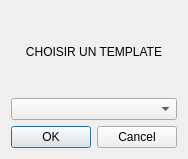
<?xml version="1.0" encoding="UTF-8"?>
<ui version="4.0">
    <class>Dialog</class>
    <widget class="QDialog" name="Dialog">
        <property name="geometry">
            <rect>
                <x>0</x>
                <y>0</y>
                <width>171</width>
                <height>159</height>
            </rect>
        </property>
        <property name="windowTitle">
            <string>Dialog</string>
        </property>
        <layout class="QGridLayout" name="gridLayout">
            <item row="0" column="0">
                <widget class="QLabel" name="label">
                    <property name="text">
                        <string>CHOISIR UN TEMPLATE</string>
                    </property>
                    <property name="scaledContents">
                        <bool>true</bool>
                    </property>
                    <property name="alignment">
                        <set>Qt::AlignCenter</set>
                    </property>
                    <property name="buddy">
                        <cstring>comboBox</cstring>
                    </property>
                </widget>
            </item>
            <item row="1" column="0">
                <widget class="QComboBox" name="comboBox"/>
            </item>
            <item row="2" column="0">
                <widget class="QDialogButtonBox" name="buttonBox">
                    <property name="layoutDirection">
                        <enum>Qt::LeftToRight</enum>
                    </property>
                    <property name="orientation">
                        <enum>Qt::Horizontal</enum>
                    </property>
                    <property name="standardButtons">
                        <set>QDialogButtonBox::Cancel|QDialogButtonBox::Ok</set>
                    </property>
                    <property name="centerButtons">
                        <bool>true</bool>
                    </property>
                </widget>
            </item>
        </layout>
    </widget>
    <resources/>
    <connections>
        <connection>
            <sender>buttonBox</sender>
            <signal>accepted()</signal>
            <receiver>Dialog</receiver>
            <slot>accept()</slot>
            <hints>
                <hint type="sourcelabel">
                    <x>224</x>
                    <y>109</y>
                </hint>
                <hint type="destinationlabel">
                    <x>157</x>
                    <y>117</y>
                </hint>
            </hints>
        </connection>
        <connection>
            <sender>buttonBox</sender>
            <signal>rejected()</signal>
            <receiver>Dialog</receiver>
            <slot>reject()</slot>
            <hints>
                <hint type="sourcelabel">
                    <x>273</x>
                    <y>111</y>
                </hint>
                <hint type="destinationlabel">
                    <x>279</x>
                    <y>117</y>
                </hint>
            </hints>
        </connection>
    </connections>
</ui>
